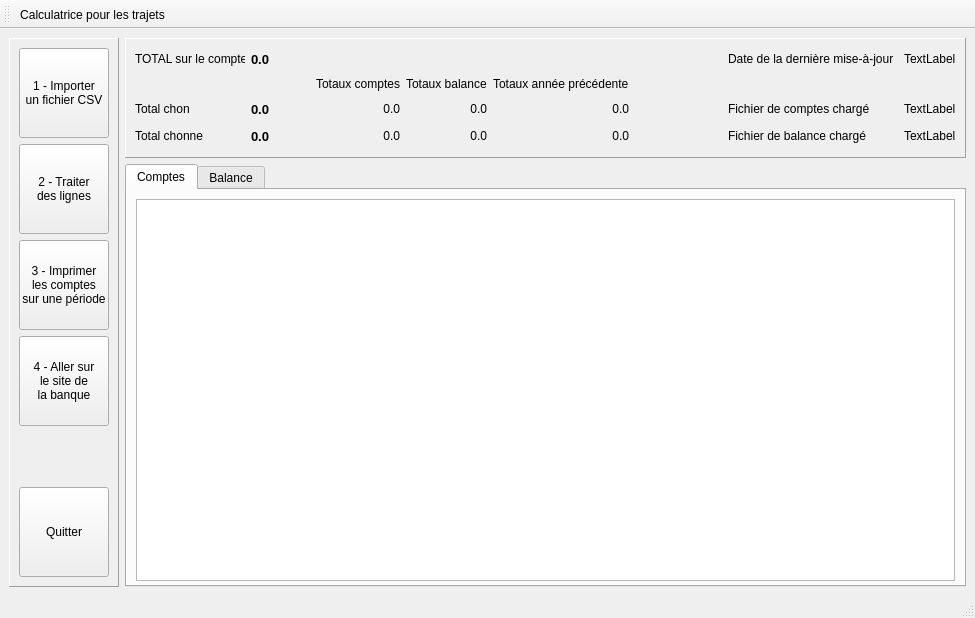
<?xml version="1.0" encoding="UTF-8"?>
<ui version="4.0">
 <class>MainWindow</class>
 <widget class="QMainWindow" name="MainWindow">
  <property name="geometry">
   <rect>
    <x>0</x>
    <y>0</y>
    <width>975</width>
    <height>618</height>
   </rect>
  </property>
  <property name="minimumSize">
   <size>
    <width>975</width>
    <height>618</height>
   </size>
  </property>
  <property name="windowTitle">
   <string>Comptes</string>
  </property>
  <widget class="QWidget" name="centralwidget">
   <layout class="QGridLayout" name="gridLayout_4">
    <item row="0" column="0" rowspan="2">
     <widget class="QFrame" name="F_Boutons">
      <property name="minimumSize">
       <size>
        <width>110</width>
        <height>517</height>
       </size>
      </property>
      <property name="maximumSize">
       <size>
        <width>110</width>
        <height>16777215</height>
       </size>
      </property>
      <property name="frameShape">
       <enum>QFrame::Panel</enum>
      </property>
      <property name="frameShadow">
       <enum>QFrame::Raised</enum>
      </property>
      <layout class="QVBoxLayout" name="verticalLayout">
       <item>
        <widget class="QPushButton" name="B_Import_CSV">
         <property name="minimumSize">
          <size>
           <width>90</width>
           <height>90</height>
          </size>
         </property>
         <property name="maximumSize">
          <size>
           <width>90</width>
           <height>90</height>
          </size>
         </property>
         <property name="font">
          <font>
           <strikeout>false</strikeout>
          </font>
         </property>
         <property name="autoFillBackground">
          <bool>false</bool>
         </property>
         <property name="text">
          <string>1 - Importer
un fichier CSV</string>
         </property>
        </widget>
       </item>
       <item>
        <widget class="QPushButton" name="B_Traiter_lignes">
         <property name="minimumSize">
          <size>
           <width>90</width>
           <height>90</height>
          </size>
         </property>
         <property name="maximumSize">
          <size>
           <width>90</width>
           <height>90</height>
          </size>
         </property>
         <property name="text">
          <string>2 - Traiter 
des lignes</string>
         </property>
        </widget>
       </item>
       <item>
        <widget class="QPushButton" name="B_Impression">
         <property name="minimumSize">
          <size>
           <width>90</width>
           <height>90</height>
          </size>
         </property>
         <property name="maximumSize">
          <size>
           <width>90</width>
           <height>90</height>
          </size>
         </property>
         <property name="text">
          <string>3 - Imprimer
les comptes 
sur une période</string>
         </property>
        </widget>
       </item>
       <item>
        <widget class="QPushButton" name="B_Internet">
         <property name="minimumSize">
          <size>
           <width>90</width>
           <height>90</height>
          </size>
         </property>
         <property name="maximumSize">
          <size>
           <width>90</width>
           <height>90</height>
          </size>
         </property>
         <property name="text">
          <string>4 - Aller sur
le site de 
la banque</string>
         </property>
        </widget>
       </item>
       <item>
        <spacer name="verticalSpacer">
         <property name="orientation">
          <enum>Qt::Vertical</enum>
         </property>
         <property name="sizeHint" stdset="0">
          <size>
           <width>20</width>
           <height>110</height>
          </size>
         </property>
        </spacer>
       </item>
       <item>
        <widget class="QPushButton" name="B_Quitter">
         <property name="minimumSize">
          <size>
           <width>90</width>
           <height>90</height>
          </size>
         </property>
         <property name="maximumSize">
          <size>
           <width>90</width>
           <height>90</height>
          </size>
         </property>
         <property name="text">
          <string>Quitter</string>
         </property>
        </widget>
       </item>
      </layout>
     </widget>
    </item>
    <item row="0" column="1">
     <widget class="QFrame" name="F_Infos_generales">
      <property name="minimumSize">
       <size>
        <width>840</width>
        <height>120</height>
       </size>
      </property>
      <property name="maximumSize">
       <size>
        <width>16777215</width>
        <height>120</height>
       </size>
      </property>
      <property name="frameShape">
       <enum>QFrame::Panel</enum>
      </property>
      <property name="frameShadow">
       <enum>QFrame::Raised</enum>
      </property>
      <layout class="QGridLayout" name="gridLayout">
       <item row="3" column="3">
        <widget class="QLabel" name="label_18">
         <property name="minimumSize">
          <size>
           <width>34</width>
           <height>16</height>
          </size>
         </property>
         <property name="maximumSize">
          <size>
           <width>34</width>
           <height>16</height>
          </size>
         </property>
         <property name="text">
          <string/>
         </property>
        </widget>
       </item>
       <item row="0" column="0">
        <widget class="QLabel" name="label">
         <property name="minimumSize">
          <size>
           <width>110</width>
           <height>20</height>
          </size>
         </property>
         <property name="maximumSize">
          <size>
           <width>110</width>
           <height>20</height>
          </size>
         </property>
         <property name="text">
          <string>TOTAL sur le compte</string>
         </property>
        </widget>
       </item>
       <item row="3" column="9">
        <widget class="QLabel" name="L_Nom_du_fichier_de_balance_charge">
         <property name="text">
          <string>TextLabel</string>
         </property>
        </widget>
       </item>
       <item row="0" column="8">
        <widget class="QLabel" name="label_3">
         <property name="minimumSize">
          <size>
           <width>170</width>
           <height>20</height>
          </size>
         </property>
         <property name="maximumSize">
          <size>
           <width>170</width>
           <height>20</height>
          </size>
         </property>
         <property name="text">
          <string>Date de la dernière mise-à-jour</string>
         </property>
        </widget>
       </item>
       <item row="0" column="9">
        <widget class="QLabel" name="L_Date_update">
         <property name="text">
          <string>TextLabel</string>
         </property>
        </widget>
       </item>
       <item row="0" column="7">
        <spacer name="horizontalSpacer">
         <property name="orientation">
          <enum>Qt::Horizontal</enum>
         </property>
         <property name="sizeHint" stdset="0">
          <size>
           <width>422</width>
           <height>17</height>
          </size>
         </property>
        </spacer>
       </item>
       <item row="3" column="0">
        <widget class="QLabel" name="label_4">
         <property name="minimumSize">
          <size>
           <width>110</width>
           <height>20</height>
          </size>
         </property>
         <property name="maximumSize">
          <size>
           <width>110</width>
           <height>20</height>
          </size>
         </property>
         <property name="text">
          <string>Total chonne</string>
         </property>
        </widget>
       </item>
       <item row="2" column="0">
        <widget class="QLabel" name="label_2">
         <property name="minimumSize">
          <size>
           <width>110</width>
           <height>20</height>
          </size>
         </property>
         <property name="maximumSize">
          <size>
           <width>110</width>
           <height>20</height>
          </size>
         </property>
         <property name="text">
          <string>Total chon</string>
         </property>
        </widget>
       </item>
       <item row="3" column="7">
        <spacer name="horizontalSpacer_3">
         <property name="orientation">
          <enum>Qt::Horizontal</enum>
         </property>
         <property name="sizeHint" stdset="0">
          <size>
           <width>40</width>
           <height>20</height>
          </size>
         </property>
        </spacer>
       </item>
       <item row="2" column="7">
        <spacer name="horizontalSpacer_2">
         <property name="orientation">
          <enum>Qt::Horizontal</enum>
         </property>
         <property name="sizeHint" stdset="0">
          <size>
           <width>40</width>
           <height>20</height>
          </size>
         </property>
        </spacer>
       </item>
       <item row="2" column="9">
        <widget class="QLabel" name="L_Nom_du_fichier_de_comptes_charge">
         <property name="text">
          <string>TextLabel</string>
         </property>
        </widget>
       </item>
       <item row="3" column="8">
        <widget class="QLabel" name="label_7">
         <property name="minimumSize">
          <size>
           <width>170</width>
           <height>20</height>
          </size>
         </property>
         <property name="text">
          <string>Fichier de balance chargé</string>
         </property>
        </widget>
       </item>
       <item row="2" column="8">
        <widget class="QLabel" name="label_5">
         <property name="minimumSize">
          <size>
           <width>170</width>
           <height>20</height>
          </size>
         </property>
         <property name="text">
          <string>Fichier de comptes chargé</string>
         </property>
        </widget>
       </item>
       <item row="2" column="4">
        <widget class="QLabel" name="L_total_comptes_chon">
         <property name="text">
          <string>0.0</string>
         </property>
         <property name="alignment">
          <set>Qt::AlignRight|Qt::AlignTrailing|Qt::AlignVCenter</set>
         </property>
        </widget>
       </item>
       <item row="2" column="5">
        <widget class="QLabel" name="L_total_balance_chon">
         <property name="text">
          <string>0.0</string>
         </property>
         <property name="alignment">
          <set>Qt::AlignRight|Qt::AlignTrailing|Qt::AlignVCenter</set>
         </property>
        </widget>
       </item>
       <item row="3" column="5">
        <widget class="QLabel" name="L_total_balance_chonne">
         <property name="text">
          <string>0.0</string>
         </property>
         <property name="alignment">
          <set>Qt::AlignRight|Qt::AlignTrailing|Qt::AlignVCenter</set>
         </property>
        </widget>
       </item>
       <item row="3" column="4">
        <widget class="QLabel" name="L_total_comptes_chonne">
         <property name="text">
          <string>0.0</string>
         </property>
         <property name="alignment">
          <set>Qt::AlignRight|Qt::AlignTrailing|Qt::AlignVCenter</set>
         </property>
        </widget>
       </item>
       <item row="1" column="4">
        <widget class="QLabel" name="label_24">
         <property name="text">
          <string>Totaux comptes</string>
         </property>
        </widget>
       </item>
       <item row="1" column="5">
        <widget class="QLabel" name="label_25">
         <property name="text">
          <string>Totaux balance</string>
         </property>
        </widget>
       </item>
       <item row="1" column="3">
        <widget class="QLabel" name="label_16">
         <property name="minimumSize">
          <size>
           <width>34</width>
           <height>16</height>
          </size>
         </property>
         <property name="maximumSize">
          <size>
           <width>34</width>
           <height>16</height>
          </size>
         </property>
         <property name="text">
          <string/>
         </property>
        </widget>
       </item>
       <item row="2" column="3">
        <widget class="QLabel" name="label_17">
         <property name="minimumSize">
          <size>
           <width>34</width>
           <height>16</height>
          </size>
         </property>
         <property name="maximumSize">
          <size>
           <width>34</width>
           <height>16</height>
          </size>
         </property>
         <property name="text">
          <string/>
         </property>
        </widget>
       </item>
       <item row="2" column="2">
        <widget class="QLabel" name="L_Total_xy">
         <property name="font">
          <font>
           <pointsize>10</pointsize>
           <weight>75</weight>
           <bold>true</bold>
          </font>
         </property>
         <property name="text">
          <string>0.0</string>
         </property>
        </widget>
       </item>
       <item row="3" column="2">
        <widget class="QLabel" name="L_Total_xx">
         <property name="font">
          <font>
           <pointsize>10</pointsize>
           <weight>75</weight>
           <bold>true</bold>
          </font>
         </property>
         <property name="text">
          <string>0.0</string>
         </property>
        </widget>
       </item>
       <item row="0" column="2">
        <widget class="QLabel" name="L_Total">
         <property name="font">
          <font>
           <pointsize>10</pointsize>
           <weight>75</weight>
           <bold>true</bold>
          </font>
         </property>
         <property name="text">
          <string>0.0</string>
         </property>
        </widget>
       </item>
       <item row="1" column="6">
        <widget class="QLabel" name="label_26">
         <property name="text">
          <string>&lt;html&gt;&lt;head/&gt;&lt;body&gt;&lt;p&gt;Totaux année précédente&lt;/p&gt;&lt;/body&gt;&lt;/html&gt;</string>
         </property>
        </widget>
       </item>
       <item row="2" column="6">
        <widget class="QLabel" name="L_total_annee_precedente_chon">
         <property name="text">
          <string>0.0</string>
         </property>
         <property name="alignment">
          <set>Qt::AlignRight|Qt::AlignTrailing|Qt::AlignVCenter</set>
         </property>
        </widget>
       </item>
       <item row="3" column="6">
        <widget class="QLabel" name="L_total_annee_precedente_chonne">
         <property name="text">
          <string>0.0</string>
         </property>
         <property name="alignment">
          <set>Qt::AlignRight|Qt::AlignTrailing|Qt::AlignVCenter</set>
         </property>
        </widget>
       </item>
      </layout>
     </widget>
    </item>
    <item row="1" column="1">
     <widget class="QTabWidget" name="TW_Donnees">
      <property name="minimumSize">
       <size>
        <width>817</width>
        <height>420</height>
       </size>
      </property>
      <property name="currentIndex">
       <number>0</number>
      </property>
      <widget class="QWidget" name="T_Comptes">
       <property name="minimumSize">
        <size>
         <width>831</width>
         <height>395</height>
        </size>
       </property>
       <attribute name="title">
        <string>Comptes</string>
       </attribute>
       <layout class="QGridLayout" name="gridLayout_3">
        <item row="0" column="0">
         <widget class="QTableView" name="TV_Comptes">
          <property name="minimumSize">
           <size>
            <width>817</width>
            <height>382</height>
           </size>
          </property>
          <property name="palette">
           <palette>
            <active>
             <colorrole role="Text">
              <brush brushstyle="SolidPattern">
               <color alpha="255">
                <red>0</red>
                <green>0</green>
                <blue>0</blue>
               </color>
              </brush>
             </colorrole>
            </active>
            <inactive>
             <colorrole role="Text">
              <brush brushstyle="SolidPattern">
               <color alpha="255">
                <red>0</red>
                <green>0</green>
                <blue>0</blue>
               </color>
              </brush>
             </colorrole>
            </inactive>
            <disabled>
             <colorrole role="Text">
              <brush brushstyle="SolidPattern">
               <color alpha="255">
                <red>120</red>
                <green>120</green>
                <blue>120</blue>
               </color>
              </brush>
             </colorrole>
            </disabled>
           </palette>
          </property>
         </widget>
        </item>
       </layout>
      </widget>
      <widget class="QWidget" name="T_Balance">
       <property name="minimumSize">
        <size>
         <width>831</width>
         <height>395</height>
        </size>
       </property>
       <attribute name="title">
        <string>Balance</string>
       </attribute>
       <layout class="QVBoxLayout" name="verticalLayout_2">
        <item>
         <widget class="QFrame" name="F_Balance">
          <property name="minimumSize">
           <size>
            <width>817</width>
            <height>170</height>
           </size>
          </property>
          <property name="maximumSize">
           <size>
            <width>16777215</width>
            <height>170</height>
           </size>
          </property>
          <property name="frameShape">
           <enum>QFrame::Panel</enum>
          </property>
          <property name="frameShadow">
           <enum>QFrame::Raised</enum>
          </property>
          <layout class="QGridLayout" name="gridLayout_2">
           <item row="2" column="3">
            <widget class="QComboBox" name="CB_payeur">
             <property name="minimumSize">
              <size>
               <width>150</width>
               <height>30</height>
              </size>
             </property>
             <property name="maximumSize">
              <size>
               <width>150</width>
               <height>30</height>
              </size>
             </property>
             <item>
              <property name="text">
               <string>xy</string>
              </property>
             </item>
             <item>
              <property name="text">
               <string>xx</string>
              </property>
             </item>
            </widget>
           </item>
           <item row="2" column="2">
            <widget class="QLabel" name="label_9">
             <property name="text">
              <string>Payé par</string>
             </property>
            </widget>
           </item>
           <item row="2" column="1">
            <widget class="QLabel" name="label_12">
             <property name="minimumSize">
              <size>
               <width>34</width>
               <height>16</height>
              </size>
             </property>
             <property name="maximumSize">
              <size>
               <width>34</width>
               <height>16</height>
              </size>
             </property>
             <property name="text">
              <string/>
             </property>
            </widget>
           </item>
           <item row="0" column="0" rowspan="3">
            <widget class="QCalendarWidget" name="CW_Choix_de_la_date">
             <property name="minimumSize">
              <size>
               <width>256</width>
               <height>141</height>
              </size>
             </property>
             <property name="maximumSize">
              <size>
               <width>256</width>
               <height>141</height>
              </size>
             </property>
            </widget>
           </item>
           <item row="0" column="5" rowspan="3">
            <widget class="QPushButton" name="B_Ajouter_dans_balance">
             <property name="minimumSize">
              <size>
               <width>100</width>
               <height>150</height>
              </size>
             </property>
             <property name="maximumSize">
              <size>
               <width>100</width>
               <height>150</height>
              </size>
             </property>
             <property name="text">
              <string>Ajouter</string>
             </property>
            </widget>
           </item>
           <item row="0" column="2">
            <widget class="QLabel" name="label_6">
             <property name="text">
              <string>Libellé</string>
             </property>
            </widget>
           </item>
           <item row="0" column="3">
            <widget class="QLineEdit" name="LE_Libelle">
             <property name="minimumSize">
              <size>
               <width>150</width>
               <height>30</height>
              </size>
             </property>
             <property name="maximumSize">
              <size>
               <width>150</width>
               <height>30</height>
              </size>
             </property>
            </widget>
           </item>
           <item row="0" column="1">
            <widget class="QLabel" name="label_10">
             <property name="minimumSize">
              <size>
               <width>34</width>
               <height>16</height>
              </size>
             </property>
             <property name="maximumSize">
              <size>
               <width>34</width>
               <height>16</height>
              </size>
             </property>
             <property name="text">
              <string/>
             </property>
            </widget>
           </item>
           <item row="1" column="3">
            <widget class="QLineEdit" name="LE_Montant">
             <property name="minimumSize">
              <size>
               <width>150</width>
               <height>30</height>
              </size>
             </property>
             <property name="maximumSize">
              <size>
               <width>150</width>
               <height>30</height>
              </size>
             </property>
            </widget>
           </item>
           <item row="1" column="1">
            <widget class="QLabel" name="label_11">
             <property name="minimumSize">
              <size>
               <width>34</width>
               <height>16</height>
              </size>
             </property>
             <property name="maximumSize">
              <size>
               <width>34</width>
               <height>16</height>
              </size>
             </property>
             <property name="text">
              <string/>
             </property>
            </widget>
           </item>
           <item row="1" column="2">
            <widget class="QLabel" name="label_8">
             <property name="text">
              <string>Montant (€)</string>
             </property>
            </widget>
           </item>
           <item row="1" column="6">
            <spacer name="horizontalSpacer_8">
             <property name="orientation">
              <enum>Qt::Horizontal</enum>
             </property>
             <property name="sizeHint" stdset="0">
              <size>
               <width>40</width>
               <height>20</height>
              </size>
             </property>
            </spacer>
           </item>
           <item row="2" column="6">
            <spacer name="horizontalSpacer_9">
             <property name="orientation">
              <enum>Qt::Horizontal</enum>
             </property>
             <property name="sizeHint" stdset="0">
              <size>
               <width>40</width>
               <height>20</height>
              </size>
             </property>
            </spacer>
           </item>
           <item row="0" column="6">
            <spacer name="horizontalSpacer_7">
             <property name="orientation">
              <enum>Qt::Horizontal</enum>
             </property>
             <property name="sizeHint" stdset="0">
              <size>
               <width>40</width>
               <height>20</height>
              </size>
             </property>
            </spacer>
           </item>
           <item row="0" column="4">
            <widget class="QLabel" name="label_13">
             <property name="minimumSize">
              <size>
               <width>34</width>
               <height>16</height>
              </size>
             </property>
             <property name="maximumSize">
              <size>
               <width>34</width>
               <height>16</height>
              </size>
             </property>
             <property name="text">
              <string/>
             </property>
            </widget>
           </item>
           <item row="1" column="4">
            <widget class="QLabel" name="label_14">
             <property name="minimumSize">
              <size>
               <width>34</width>
               <height>16</height>
              </size>
             </property>
             <property name="maximumSize">
              <size>
               <width>34</width>
               <height>16</height>
              </size>
             </property>
             <property name="text">
              <string/>
             </property>
            </widget>
           </item>
           <item row="2" column="4">
            <widget class="QLabel" name="label_15">
             <property name="minimumSize">
              <size>
               <width>34</width>
               <height>16</height>
              </size>
             </property>
             <property name="maximumSize">
              <size>
               <width>34</width>
               <height>16</height>
              </size>
             </property>
             <property name="text">
              <string/>
             </property>
            </widget>
           </item>
          </layout>
         </widget>
        </item>
        <item>
         <widget class="QTableView" name="TV_Balance">
          <property name="minimumSize">
           <size>
            <width>817</width>
            <height>206</height>
           </size>
          </property>
         </widget>
        </item>
       </layout>
      </widget>
     </widget>
    </item>
   </layout>
  </widget>
  <widget class="QStatusBar" name="statusbar"/>
  <widget class="QToolBar" name="toolBar">
   <property name="windowTitle">
    <string>toolBar</string>
   </property>
   <attribute name="toolBarArea">
    <enum>TopToolBarArea</enum>
   </attribute>
   <attribute name="toolBarBreak">
    <bool>false</bool>
   </attribute>
   <addaction name="actionCalculatricePourLesTrajets"/>
  </widget>
  <action name="actionCalculatricePourLesTrajets">
   <property name="icon">
    <iconset>
     <normaloff>route.png</normaloff>route.png</iconset>
   </property>
   <property name="text">
    <string>&amp;Calculatrice pour les trajets</string>
   </property>
  </action>
 </widget>
 <resources/>
 <connections/>
</ui>
